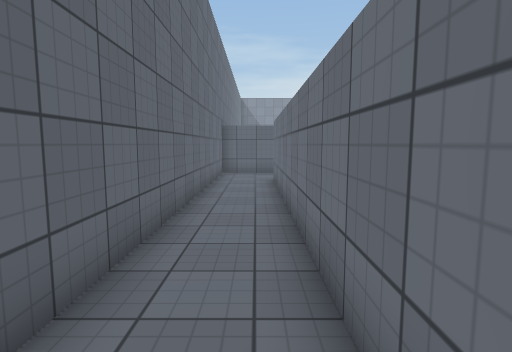
view 1 (above)

24 first-person views from a walk through a 3-D level made in the Unity game engine. The camera is 1.5 m above the floor, tilts 6° down and sees 80° across. The floor is counted in squares, 1 m on a side. Each view is taken from the middle of a square. On the plan, view 1 faces up. The plan holds only what a view shows up to about 15 squares ahead; the rest is blank. The place goes on beyond the plan. The player character is not drawn. Surface patterns are stand-ins for the level's own textures.

view 2
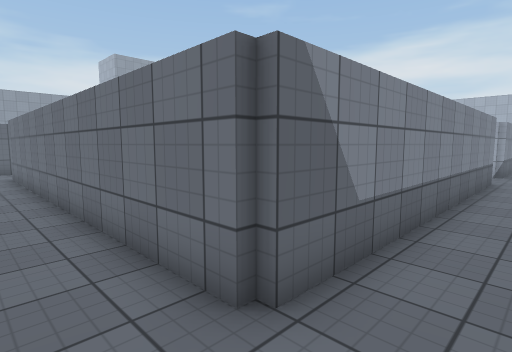

view 3
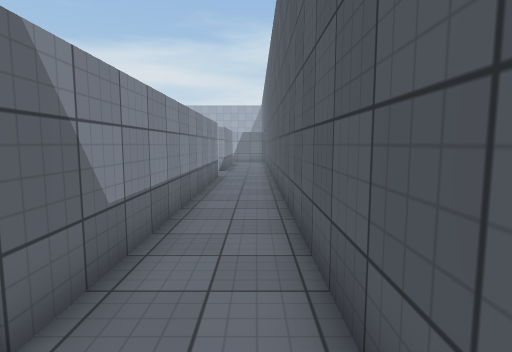

view 4
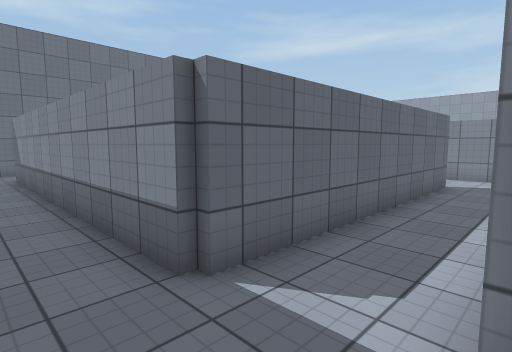

view 5
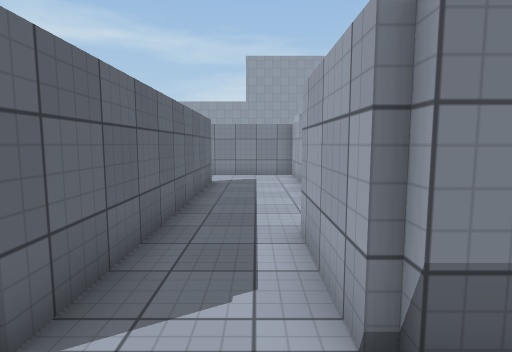

view 6
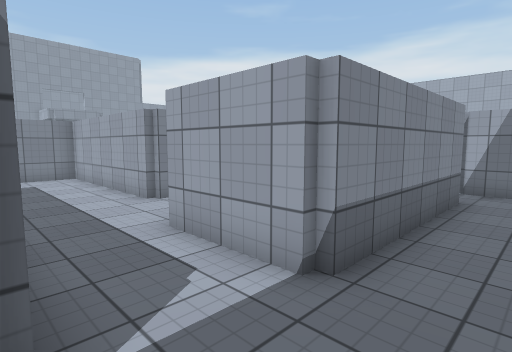

view 7
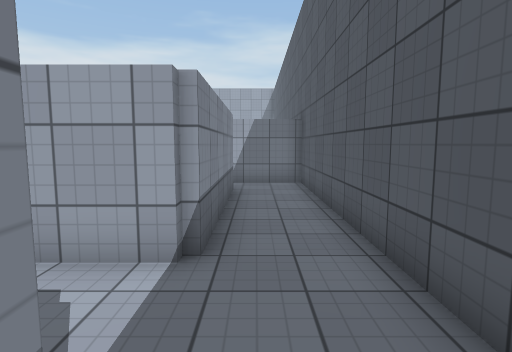

view 8
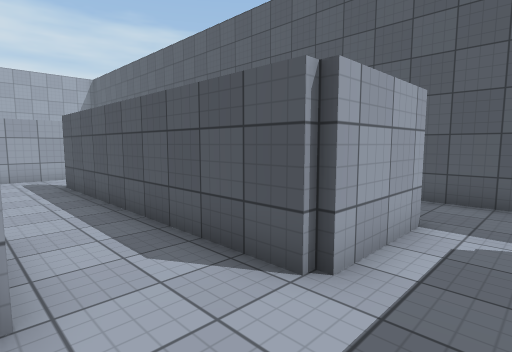

view 9
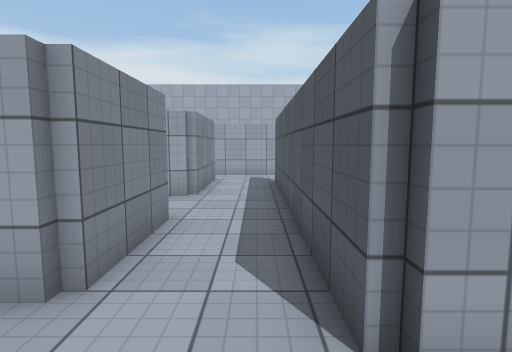

view 10
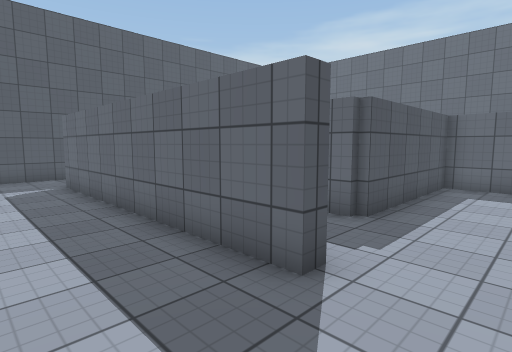

view 11
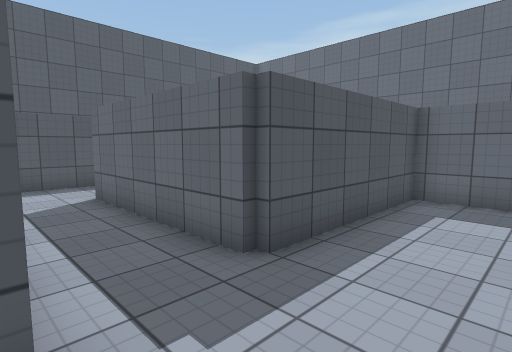

view 12
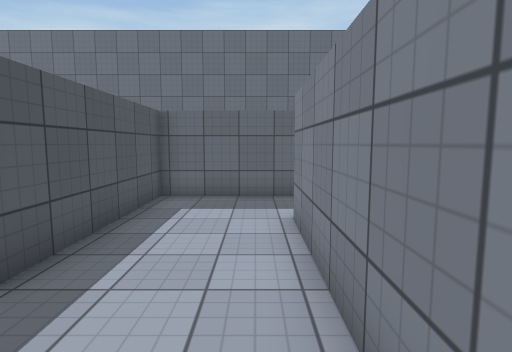

view 13
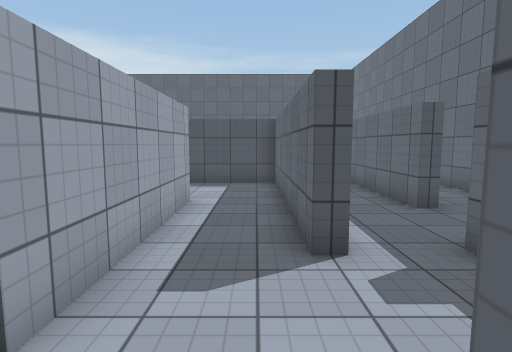

view 14
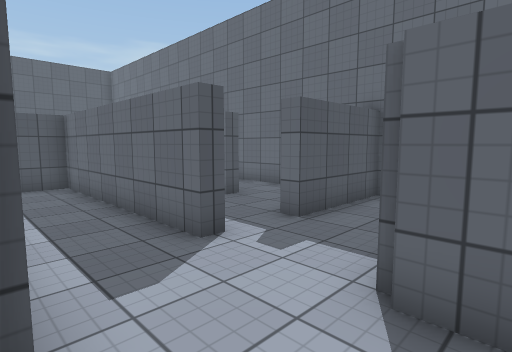

view 15
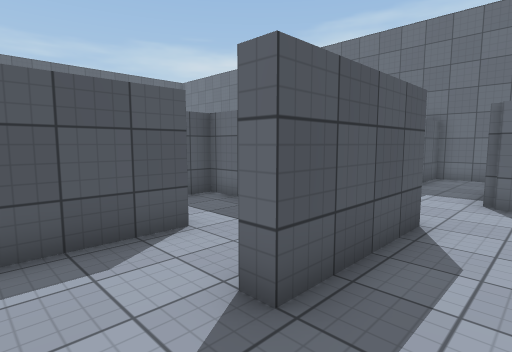

view 16
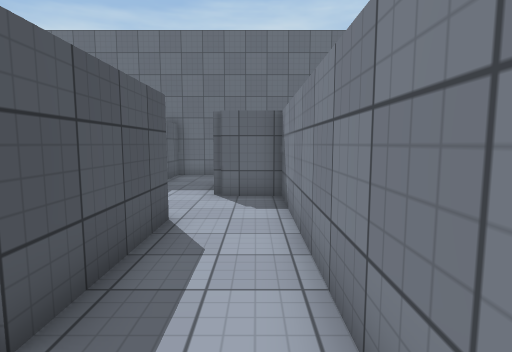

view 17
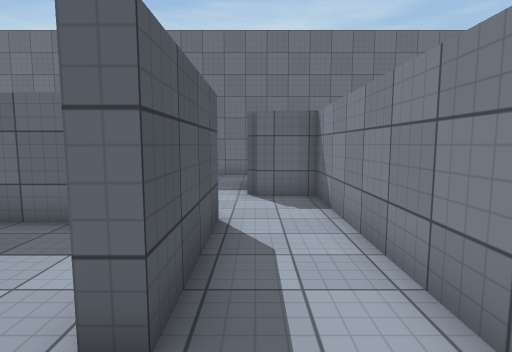

view 18
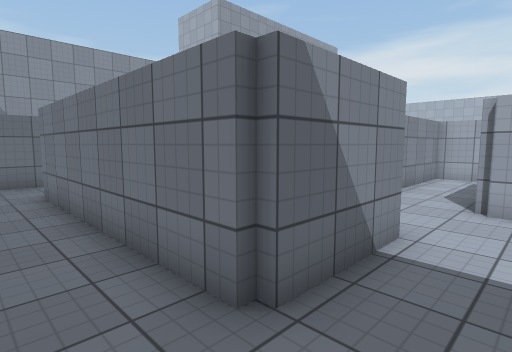

view 19
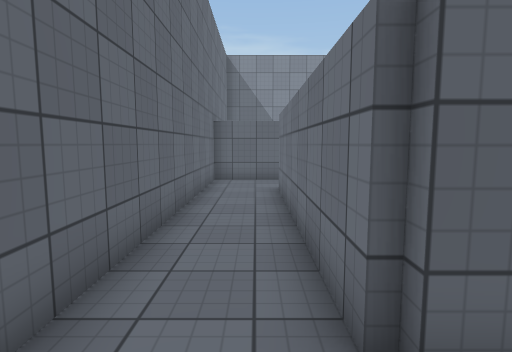

view 20
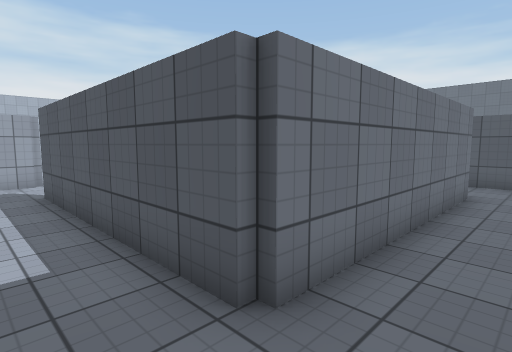

view 21
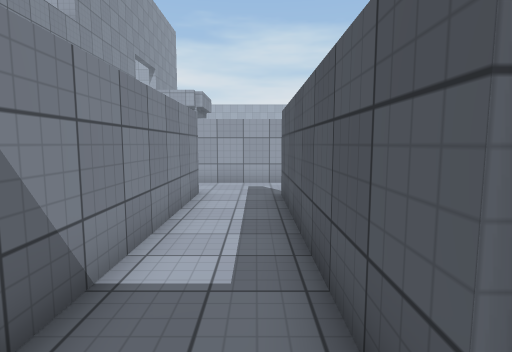

view 22
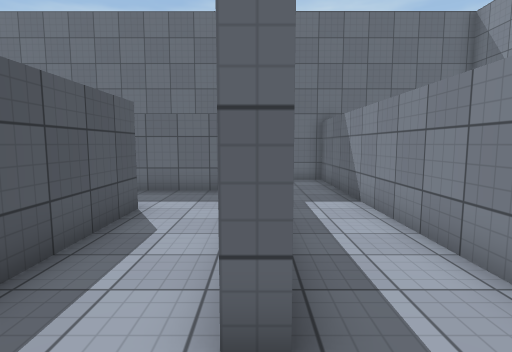

view 23
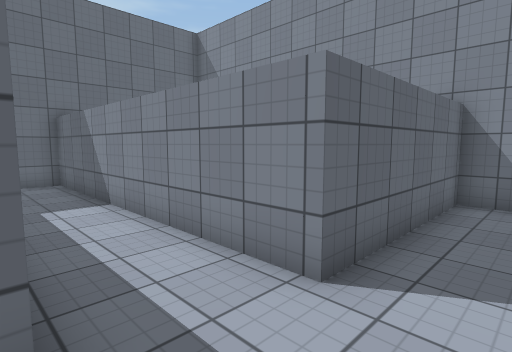

view 24
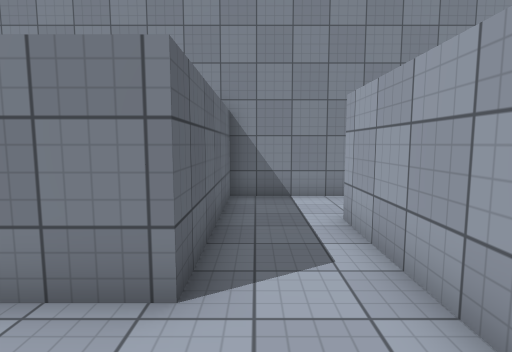

### Floor plan
Key: @ floor where view 1 was taken; # wall or solid block; . floor.
Columns run from 2 left of view 1 to 29 right of it. Each row starts with its distance up from view 1.
 36            #####
 35            #...
 34            #...
 33            #..#
 32            #..#
 31            #..#
 30 ############..#
 29 #.............#
 28 #.............#
 27 #..########...#
 26 #..#........
 25 #..#........
 24 #..#..#####
 23 #..#
 22 #..#
 21 #..#  ###########
 20 #..#  #.........#
 19 #..####.........#
 18 #........####...
 17 #........#......
 16 ####..#..#......
 15 #.....#..#..####
 14 #.....#..#..
 13 #..#..#..#..
 12 #..#..#..###########
 11 #..#. #............#
 10 #..#. #............#
  9 #..#  #........#...#
  8 #..#  #######..#...#
  7 #..#        #..#...#
  6 #..#        #..#...#     #
  5 #..#        #..#...####..####..#
  4 #..#        #..#...............#
  3 #..#        #..#...............#
  2 #..#        #..#..##########...#
  1  ..#        ...#..#
  0  .@#        ...#..#
 -1 #..#############..######..#
 -2   ........................#
 -3  . .......................#
 -4   #########################

Where each view was taken, in squares from view 1:
view 1: 0 up, 0 right, facing up
view 2: 3 down, 1 left, facing up-right
view 3: 3 down, 1 left, facing right
view 4: 3 down, 16 right, facing up-left
view 5: 3 down, 15 right, facing up
view 6: 3 down, 13 right, facing up-right
view 7: 2 down, 12 right, facing right
view 8: 5 up, 14 right, facing down-right
view 9: 3 up, 14 right, facing right
view 10: 11 up, 16 right, facing down-left
view 11: 11 up, 13 right, facing down-left
view 12: 11 up, 13 right, facing left
view 13: 20 up, 5 right, facing down
view 14: 20 up, 7 right, facing down-left
view 15: 20 up, 13 right, facing down-left
view 16: 20 up, 13 right, facing left
view 17: 19 up, 13 right, facing left
view 18: 17 up, 1 left, facing up-right
view 19: 17 up, 0 right, facing up
view 20: 29 up, 1 left, facing down-right
view 21: 28 up, 0 right, facing right
view 22: 27 up, 11 right, facing left
view 23: 27 up, 11 right, facing up-left
view 24: 27 up, 10 right, facing up
